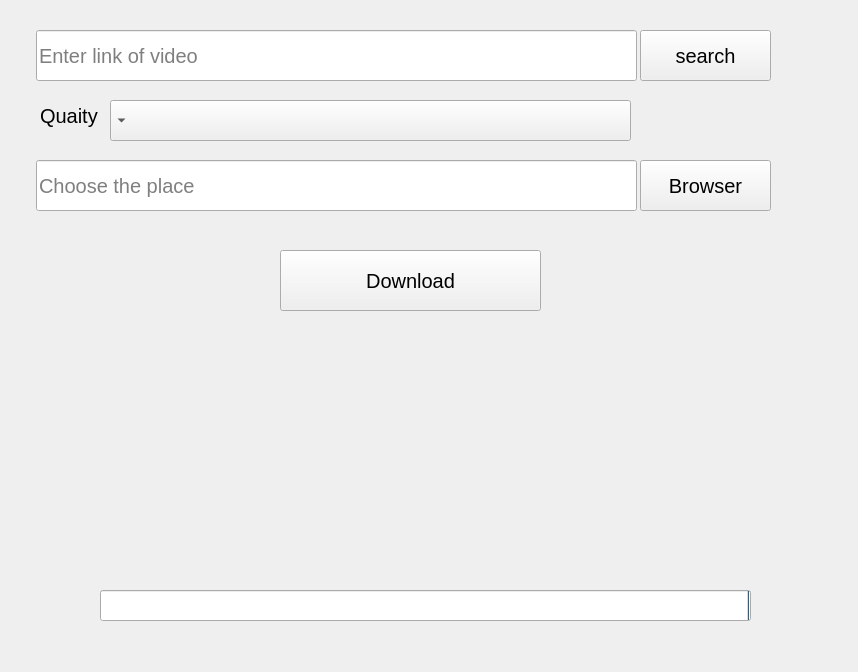
 <widget class="QMainWindow" name="MainWindow">
  <property name="enabled">
   <bool>true</bool>
  </property>
  <property name="geometry">
   <rect>
    <x>0</x>
    <y>0</y>
    <width>858</width>
    <height>672</height>
   </rect>
  </property>
  <property name="font">
   <font>
    <pointsize>15</pointsize>
   </font>
  </property>
  <property name="windowTitle">
   <string>Downloader</string>
  </property>
  <property name="layoutDirection">
   <enum>Qt::RightToLeft</enum>
  </property>
  <property name="styleSheet">
   <string notr="true">QProgressBar:horizontal {
    border: 1px solid #3A3939;
    text-align: center;
    padding: 1px;
    background: #201F1F;
}
QProgressBar::chunk:horizontal {
    background-color: qlineargradient(spread:reflect, x1:1, y1:0.545, x2:1, y2:0, stop:0 rgba(28, 66, 111, 255), stop:1 rgba(37, 87, 146, 255));
}

QToolTip
{
    border: 1px solid #3A3939;
    background-color: rgb(90, 102, 117);;
    color: white;
    padding: 1px;
    opacity: 200;
}

QWidget
{
    color: silver;
    background-color: #302F2F;
    selection-background-color:#3d8ec9;
    selection-color: black;
    background-clip: border;
    border-image: none;
    outline: 0;
}

QWidget:item:hover
{
    background-color: #78879b;
    color: black;
}

QWidget:item:selected
{
    background-color: #3d8ec9;
}

QCheckBox
{
    spacing: 5px;
    outline: none;
    color: #bbb;
    margin-bottom: 2px;
}

QCheckBox:disabled
{
    color: #777777;
}
QCheckBox::indicator,
QGroupBox::indicator
{
    width: 18px;
    height: 18px;
}
QGroupBox::indicator
{
    margin-left: 2px;
}

QCheckBox::indicator:unchecked,
QCheckBox::indicator:unchecked:hover,
QGroupBox::indicator:unchecked,
QGroupBox::indicator:unchecked:hover
{
    image: url(:/dark_blue/img/checkbox_unchecked.png);
}

QCheckBox::indicator:unchecked:focus,
QCheckBox::indicator:unchecked:pressed,
QGroupBox::indicator:unchecked:focus,
QGroupBox::indicator:unchecked:pressed
{
  border: none;
    image: url(:/dark_blue/img/checkbox_unchecked_focus.png);
}

QCheckBox::indicator:checked,
QCheckBox::indicator:checked:hover,
QGroupBox::indicator:checked,
QGroupBox::indicator:checked:hover
{
    image: url(:/dark_blue/img/checkbox_checked.png);
}

QCheckBox::indicator:checked:focus,
QCheckBox::indicator:checked:pressed,
QGroupBox::indicator:checked:focus,
QGroupBox::indicator:checked:pressed
{
  border: none;
    image: url(:/dark_blue/img/checkbox_checked_focus.png);
}

QCheckBox::indicator:indeterminate,
QCheckBox::indicator:indeterminate:hover,
QCheckBox::indicator:indeterminate:pressed
QGroupBox::indicator:indeterminate,
QGroupBox::indicator:indeterminate:hover,
QGroupBox::indicator:indeterminate:pressed
{
    image: url(:/dark_blue/img/checkbox_indeterminate.png);
}

QCheckBox::indicator:indeterminate:focus,
QGroupBox::indicator:indeterminate:focus
{
    image: url(:/dark_blue/img/checkbox_indeterminate_focus.png);
}

QCheckBox::indicator:checked:disabled,
QGroupBox::indicator:checked:disabled
{
    image: url(:/dark_blue/img/checkbox_checked_disabled.png);
}

QCheckBox::indicator:unchecked:disabled,
QGroupBox::indicator:unchecked:disabled
{
    image: url(:/dark_blue/img/checkbox_unchecked_disabled.png);
}

QRadioButton
{
    spacing: 5px;
    outline: none;
    color: #bbb;
    margin-bottom: 2px;
}

QRadioButton:disabled
{
    color: #777777;
}
QRadioButton::indicator
{
    width: 21px;
    height: 21px;
}

QRadioButton::indicator:unchecked,
QRadioButton::indicator:unchecked:hover
{
    image: url(:/dark_blue/img/radio_unchecked.png);
}

QRadioButton::indicator:unchecked:focus,
QRadioButton::indicator:unchecked:pressed
{
  border: none;
  outline: none;
    image: url(:/dark_blue/img/radio_unchecked_focus.png);
}

QRadioButton::indicator:checked,
QRadioButton::indicator:checked:hover
{
  border: none;
  outline: none;
    image: url(:/dark_blue/img/radio_checked.png);
}

QRadioButton::indicator:checked:focus,
QRadioButton::indicato::menu-arrowr:checked:pressed
{
  border: none;
  outline: none;
    image: url(:/dark_blue/img/radio_checked_focus.png);
}

QRadioButton::indicator:indeterminate,
QRadioButton::indicator:indeterminate:hover,
QRadioButton::indicator:indeterminate:pressed
{
        image: url(:/dark_blue/img/radio_indeterminate.png);
}

QRadioButton::indicator:checked:disabled
{
  outline: none;
  image: url(:/dark_blue/img/radio_checked_disabled.png);
}

QRadioButton::indicator:unchecked:disabled
{
    image: url(:/dark_blue/img/radio_unchecked_disabled.png);
}


QMenuBar
{
    background-color: #302F2F;
    color: silver;
}

QMenuBar::item
{
    background: transparent;
}

QMenuBar::item:selected
{
    background: transparent;
    border: 1px solid #3A3939;
}

QMenuBar::item:pressed
{
    border: 1px solid #3A3939;
    background-color: #3d8ec9;
    color: black;
    margin-bottom:-1px;
    padding-bottom:1px;
}

QMenu
{
    border: 1px solid #3A3939;
    color: silver;
    margin: 1px;
}

QMenu::icon
{
    margin: 1px;
}

QMenu::item
{
    padding: 2px 2px 2px 25px;
    margin-left: 5px;
    border: 1px solid transparent; /* reserve space for selection border */
}

QMenu::item:selected
{
    color: black;
}

QMenu::separator {
    height: 2px;
    background: lightblue;
    margin-left: 10px;
    margin-right: 5px;
}

QMenu::indicator {
    width: 16px;
    height: 16px;
}

/* non-exclusive indicator = check box style indicator
   (see QActionGroup::setExclusive) */
QMenu::indicator:non-exclusive:unchecked {
    image: url(:/dark_blue/img/checkbox_unchecked.png);
}

QMenu::indicator:non-exclusive:unchecked:selected {
    image: url(:/dark_blue/img/checkbox_unchecked_disabled.png);
}

QMenu::indicator:non-exclusive:checked {
    image: url(:/dark_blue/img/checkbox_checked.png);
}

QMenu::indicator:non-exclusive:checked:selected {
    image: url(:/dark_blue/img/checkbox_checked_disabled.png);
}

/* exclusive indicator = radio button style indicator (see QActionGroup::setExclusive) */
QMenu::indicator:exclusive:unchecked {
    image: url(:/dark_blue/img/radio_unchecked.png);
}

QMenu::indicator:exclusive:unchecked:selected {
    image: url(:/dark_blue/img/radio_unchecked_disabled.png);
}

QMenu::indicator:exclusive:checked {
    image: url(:/dark_blue/img/radio_checked.png);
}

QMenu::indicator:exclusive:checked:selected {
    image: url(:/dark_blue/img/radio_checked_disabled.png);
}

QMenu::right-arrow {
    margin: 5px;
    image: url(:/dark_blue/img/right_arrow.png)
}


QWidget:disabled
{
    color: #808080;
    background-color: #302F2F;
}

QAbstractItemView
{
    alternate-background-color: #3A3939;
    color: silver;
    border: 1px solid 3A3939;
    border-radius: 2px;
    padding: 1px;
}

QWidget:focus, QMenuBar:focus
{
    border: 1px solid #78879b;
}

QTabWidget:focus, QCheckBox:focus, QRadioButton:focus, QSlider:focus
{
    border: none;
}

QLineEdit
{
    background-color: #201F1F;
    padding: 2px;
    border-style: solid;
    border: 1px solid #3A3939;
    border-radius: 2px;
    color: silver;
}

QGroupBox {
    border:1px solid #3A3939;
    border-radius: 2px;
    margin-top: 20px;
    background-color: #302F2F;
    color: silver;
}

QGroupBox::title {
    subcontrol-origin: margin;
    subcontrol-position: top center;
    padding-left: 10px;
    padding-right: 10px;
    padding-top: 10px;
}

QAbstractScrollArea
{
    border-radius: 2px;
    border: 1px solid #3A3939;
    background-color: transparent;
}

QScrollBar:horizontal
{
    height: 15px;
    margin: 3px 15px 3px 15px;
    border: 1px transparent #2A2929;
    border-radius: 4px;
    background-color: #2A2929;
}

QScrollBar::handle:horizontal
{
    background-color: #605F5F;
    min-width: 5px;
    border-radius: 4px;
}

QScrollBar::add-line:horizontal
{
    margin: 0px 3px 0px 3px;
    border-image: url(:/dark_blue/img/right_arrow_disabled.png);
    width: 10px;
    height: 10px;
    subcontrol-position: right;
    subcontrol-origin: margin;
}

QScrollBar::sub-line:horizontal
{
    margin: 0px 3px 0px 3px;
    border-image: url(:/dark_blue/img/left_arrow_disabled.png);
    height: 10px;
    width: 10px;
    subcontrol-position: left;
    subcontrol-origin: margin;
}

QScrollBar::add-line:horizontal:hover,QScrollBar::add-line:horizontal:on
{
    border-image: url(:/dark_blue/img/right_arrow.png);
    height: 10px;
    width: 10px;
    subcontrol-position: right;
    subcontrol-origin: margin;
}


QScrollBar::sub-line:horizontal:hover, QScrollBar::sub-line:horizontal:on
{
    border-image: url(:/dark_blue/img/left_arrow.png);
    height: 10px;
    width: 10px;
    subcontrol-position: left;
    subcontrol-origin: margin;
}

QScrollBar::up-arrow:horizontal, QScrollBar::down-arrow:horizontal
{
    background: none;
}


QScrollBar::add-page:horizontal, QScrollBar::sub-page:horizontal
{
    background: none;
}

QScrollBar:vertical
{
    background-color: #2A2929;
    width: 15px;
    margin: 15px 3px 15px 3px;
    border: 1px transparent #2A2929;
    border-radius: 4px;
}

QScrollBar::handle:vertical
{
    background-color: #605F5F;
    min-height: 5px;
    border-radius: 4px;
}

QScrollBar::sub-line:vertical
{
    margin: 3px 0px 3px 0px;
    border-image: url(:/dark_blue/img/up_arrow_disabled.png);
    height: 10px;
    width: 10px;
    subcontrol-position: top;
    subcontrol-origin: margin;
}

QScrollBar::add-line:vertical
{
    margin: 3px 0px 3px 0px;
    border-image: url(:/dark_blue/img/down_arrow_disabled.png);
    height: 10px;
    width: 10px;
    subcontrol-position: bottom;
    subcontrol-origin: margin;
}

QScrollBar::sub-line:vertical:hover,QScrollBar::sub-line:vertical:on
{

    border-image: url(:/dark_blue/img/up_arrow.png);
    height: 10px;
    width: 10px;
    subcontrol-position: top;
    subcontrol-origin: margin;
}


QScrollBar::add-line:vertical:hover, QScrollBar::add-line:vertical:on
{
    border-image: url(:/dark_blue/img/down_arrow.png);
    height: 10px;
    width: 10px;
    subcontrol-position: bottom;
    subcontrol-origin: margin;
}

QScrollBar::up-arrow:vertical, QScrollBar::down-arrow:vertical
{
    background: none;
}


QScrollBar::add-page:vertical, QScrollBar::sub-page:vertical
{
    background: none;
}

QTextEdit
{
    background-color: #201F1F;
    color: silver;
    border: 1px solid #3A3939;
}

QPlainTextEdit
{
    background-color: #201F1F;;
    color: silver;
    border-radius: 2px;
    border: 1px solid #3A3939;
}

QHeaderView::section
{
    background-color: #3A3939;
    color: silver;
    padding-left: 4px;
    border: 1px solid #6c6c6c;
}

QSizeGrip {
    image: url(:/dark_blue/img/sizegrip.png);
    width: 12px;
    height: 12px;
}

QMainWindow
{
    background-color: #302F2F;

}

QMainWindow::separator
{
    background-color: #302F2F;
    color: white;
    padding-left: 4px;
    spacing: 2px;
    border: 1px dashed #3A3939;
}

QMainWindow::separator:hover
{

    background-color: #787876;
    color: white;
    padding-left: 4px;
    border: 1px solid #3A3939;
    spacing: 2px;
}


QMenu::separator
{
    height: 1px;
    background-color: #3A3939;
    color: white;
    padding-left: 4px;
    margin-left: 10px;
    margin-right: 5px;
}


QFrame
{
    border-radius: 2px;
    border: 1px solid #444;
}

QFrame[frameShape=&quot;0&quot;]
{
    border-radius: 2px;
    border: 1px transparent #444;
}

QStackedWidget
{
    background-color: #302F2F;
    border: 1px transparent black;
}

QToolBar {
    border: 1px transparent #393838;
    background: 1px solid #302F2F;
    font-weight: bold;
}

QToolBar::handle:horizontal {
    image: url(:/dark_blue/img/Hmovetoolbar.png);
}
QToolBar::handle:vertical {
    image: url(:/dark_blue/img/Vmovetoolbar.png);
}
QToolBar::separator:horizontal {
    image: url(:/dark_blue/img/Hsepartoolbar.png);
}
QToolBar::separator:vertical {
    image: url(:/dark_blue/img/Vsepartoolbars.png);
}

QPushButton
{
    color: silver;
    background-color: #302F2F;
    border-width: 2px;
    border-color: #4A4949;
    border-style: solid;
    padding-top: 2px;
    padding-bottom: 2px;
    padding-left: 10px;
    padding-right: 10px;
    border-radius: 4px;
    /* outline: none; */
    /* min-width: 40px; */
}

QPushButton:disabled
{
    background-color: #302F2F;
    border-width: 2px;
    border-color: #3A3939;
    border-style: solid;
    padding-top: 2px;
    padding-bottom: 2px;
    padding-left: 10px;
    padding-right: 10px;
    /*border-radius: 2px;*/
    color: #808080;
}

QPushButton:focus {
    background-color: #3d8ec9;
    color: white;
}

QComboBox
{
    selection-background-color: #3d8ec9;
    background-color: #201F1F;
    border-style: solid;
    border: 1px solid #3A3939;
    border-radius: 2px;
    padding: 2px;
    min-width: 75px;
}

QPushButton:checked{
    background-color: #4A4949;
    border-color: #6A6969;
}

QPushButton:hover {
    border: 2px solid #78879b;
    color: silver;
}

QComboBox:hover, QAbstractSpinBox:hover,QLineEdit:hover,QTextEdit:hover,QPlainTextEdit:hover,QAbstractView:hover,QTreeView:hover
{
    border: 1px solid #78879b;
    color: silver;
}

QComboBox:on
{
    background-color: #626873;
    padding-top: 3px;
    padding-left: 4px;
    selection-background-color: #4a4a4a;
}

QComboBox QAbstractItemView
{
    background-color: #201F1F;
    border-radius: 2px;
    border: 1px solid #444;
    selection-background-color: #3d8ec9;
    color: silver;
}

QComboBox::drop-down
{
    subcontrol-origin: padding;
    subcontrol-position: top right;
    width: 15px;

    border-left-width: 0px;
    border-left-color: darkgray;
    border-left-style: solid;
    border-top-right-radius: 3px;
    border-bottom-right-radius: 3px;
}

QComboBox::down-arrow
{
    image: url(:/dark_blue/img/down_arrow_disabled.png);
}

QComboBox::down-arrow:on, QComboBox::down-arrow:hover,
QComboBox::down-arrow:focus
{
    image: url(:/dark_blue/img/down_arrow.png);
}

QPushButton:pressed
{
    background-color: #484846;
}

QAbstractSpinBox {
    padding-top: 2px;
    padding-bottom: 2px;
    border: 1px solid #3A3939;
    background-color: #201F1F;
    color: silver;
    border-radius: 2px;
    min-width: 75px;
}

QAbstractSpinBox:up-button
{
    background-color: transparent;
    subcontrol-origin: border;
    subcontrol-position: top right;
}

QAbstractSpinBox:down-button
{
    background-color: transparent;
    subcontrol-origin: border;
    subcontrol-position: bottom right;
}

QAbstractSpinBox::up-arrow,QAbstractSpinBox::up-arrow:disabled,QAbstractSpinBox::up-arrow:off {
    image: url(:/dark_blue/img/up_arrow_disabled.png);
    width: 10px;
    height: 10px;
}
QAbstractSpinBox::up-arrow:hover
{
    image: url(:/dark_blue/img/up_arrow.png);
}


QAbstractSpinBox::down-arrow,QAbstractSpinBox::down-arrow:disabled,QAbstractSpinBox::down-arrow:off
{
    image: url(:/dark_blue/img/down_arrow_disabled.png);
    width: 10px;
    height: 10px;
}
QAbstractSpinBox::down-arrow:hover
{
    image: url(:/dark_blue/img/down_arrow.png);
}


QLabel
{
    border: 0px solid black;
}

QTabWidget{
    border: 1px transparent black;
}

QTabWidget::pane {
    border: 1px solid #444;
    border-radius: 3px;
    padding: 3px;
}

QTabBar
{
    qproperty-drawBase: 0;
    left: 5px; /* move to the right by 5px */
}

QTabBar:focus
{
    border: 0px transparent black;
}

QTabBar::close-button  {
    image: url(:/dark_blue/img/close.png);
    background: transparent;
}

QTabBar::close-button:hover
{
    image: url(:/dark_blue/img/close-hover.png);
    background: transparent;
}

QTabBar::close-button:pressed {
    image: url(:/dark_blue/img/close-pressed.png);
    background: transparent;
}

/* TOP TABS */
QTabBar::tab:top {
    color: #b1b1b1;
    border: 1px solid #4A4949;
    border-bottom: 1px transparent black;
    background-color: #302F2F;
    padding: 5px;
    border-top-left-radius: 2px;
    border-top-right-radius: 2px;
}

QTabBar::tab:top:!selected
{
    color: #b1b1b1;
    background-color: #201F1F;
    border: 1px transparent #4A4949;
    border-bottom: 1px transparent #4A4949;
    border-top-left-radius: 0px;
    border-top-right-radius: 0px;
}

QTabBar::tab:top:!selected:hover {
    background-color: #48576b;
}

/* BOTTOM TABS */
QTabBar::tab:bottom {
    color: #b1b1b1;
    border: 1px solid #4A4949;
    border-top: 1px transparent black;
    background-color: #302F2F;
    padding: 5px;
    border-bottom-left-radius: 2px;
    border-bottom-right-radius: 2px;
}

QTabBar::tab:bottom:!selected
{
    color: #b1b1b1;
    background-color: #201F1F;
    border: 1px transparent #4A4949;
    border-top: 1px transparent #4A4949;
    border-bottom-left-radius: 0px;
    border-bottom-right-radius: 0px;
}

QTabBar::tab:bottom:!selected:hover {
    background-color: #78879b;
}

/* LEFT TABS */
QTabBar::tab:left {
    color: #b1b1b1;
    border: 1px solid #4A4949;
    border-left: 1px transparent black;
    background-color: #302F2F;
    padding: 5px;
    border-top-right-radius: 2px;
    border-bottom-right-radius: 2px;
}

QTabBar::tab:left:!selected
{
    color: #b1b1b1;
    background-color: #201F1F;
    border: 1px transparent #4A4949;
    border-right: 1px transparent #4A4949;
    border-top-right-radius: 0px;
    border-bottom-right-radius: 0px;
}

QTabBar::tab:left:!selected:hover {
    background-color: #48576b;
}


/* RIGHT TABS */
QTabBar::tab:right {
    color: #b1b1b1;
    border: 1px solid #4A4949;
    border-right: 1px transparent black;
    background-color: #302F2F;
    padding: 5px;
    border-top-left-radius: 2px;
    border-bottom-left-radius: 2px;
}

QTabBar::tab:right:!selected
{
    color: #b1b1b1;
    background-color: #201F1F;
    border: 1px transparent #4A4949;
    border-right: 1px transparent #4A4949;
    border-top-left-radius: 0px;
    border-bottom-left-radius: 0px;
}

QTabBar::tab:right:!selected:hover {
    background-color: #48576b;
}

QTabBar QToolButton::right-arrow:enabled {
     image: url(:/dark_blue/img/right_arrow.png);
 }

 QTabBar QToolButton::left-arrow:enabled {
     image: url(:/dark_blue/img/left_arrow.png);
 }

QTabBar QToolButton::right-arrow:disabled {
     image: url(:/dark_blue/img/right_arrow_disabled.png);
 }

 QTabBar QToolButton::left-arrow:disabled {
     image: url(:/dark_blue/img/left_arrow_disabled.png);
 }


QDockWidget {
    border: 1px solid #403F3F;
    titlebar-close-icon: url(:/dark_blue/img/close.png);
    titlebar-normal-icon: url(:/dark_blue/img/undock.png);
}

QDockWidget::close-button, QDockWidget::float-button {
    border: 1px solid transparent;
    border-radius: 2px;
    background: transparent;
}

QDockWidget::close-button:hover, QDockWidget::float-button:hover {
    background: rgba(255, 255, 255, 10);
}

QDockWidget::close-button:pressed, QDockWidget::float-button:pressed {
    padding: 1px -1px -1px 1px;
    background: rgba(255, 255, 255, 10);
}

QTreeView, QListView, QTextBrowser, AtLineEdit, AtLineEdit::hover {
    border: 1px solid #444;
    background-color: silver;
    border-radius: 3px;
    margin-left: 3px;
    color: black;
}

QTreeView:branch:selected, QTreeView:branch:hover {
    background: url(:/dark_blue/img/transparent.png);
}

QTreeView::branch:has-siblings:!adjoins-item {
    border-image: url(:/dark_blue/img/transparent.png);
}

QTreeView::branch:has-siblings:adjoins-item {
    border-image: url(:/dark_blue/img/transparent.png);
}

QTreeView::branch:!has-children:!has-siblings:adjoins-item {
    border-image: url(:/dark_blue/img/transparent.png);
}

QTreeView::branch:has-children:!has-siblings:closed,
QTreeView::branch:closed:has-children:has-siblings {
    image: url(:/dark_blue/img/branch_closed.png);
}

QTreeView::branch:open:has-children:!has-siblings,
QTreeView::branch:open:has-children:has-siblings  {
    image: url(:/dark_blue/img/branch_open.png);
}

QTreeView::branch:has-children:!has-siblings:closed:hover,
QTreeView::branch:closed:has-children:has-siblings:hover {
    image: url(:/dark_blue/img/branch_closed-on.png);
    }

QTreeView::branch:open:has-children:!has-siblings:hover,
QTreeView::branch:open:has-children:has-siblings:hover  {
    image: url(:/dark_blue/img/branch_open-on.png);
    }

QListView::item:!selected:hover, QListView::item:!selected:hover, QTreeView::item:!selected:hover  {
    background: rgba(0, 0, 0, 0);
    outline: 0;
    color: #FFFFFF
}

QListView::item:selected:hover, QListView::item:selected:hover, QTreeView::item:selected:hover  {
    background: #3d8ec9;
    color: #FFFFFF;
}

QSlider::groove:horizontal {
    border: 1px solid #3A3939;
    height: 8px;
    background: #201F1F;
    margin: 2px 0;
    border-radius: 2px;
}

QSlider::handle:horizontal {
    background: QLinearGradient( x1: 0, y1: 0, x2: 0, y2: 1,
      stop: 0.0 silver, stop: 0.2 #a8a8a8, stop: 1 #727272);
    border: 1px solid #3A3939;
    width: 14px;
    height: 14px;
    margin: -4px 0;
    border-radius: 2px;
}

QSlider::groove:vertical {
    border: 1px solid #3A3939;
    width: 8px;
    background: #201F1F;
    margin: 0 0px;
    border-radius: 2px;
}

QSlider::handle:vertical {
    background: QLinearGradient( x1: 0, y1: 0, x2: 0, y2: 1, stop: 0.0 silver,
    stop: 0.2 #a8a8a8, stop: 1 #727272);
    border: 1px solid #3A3939;
    width: 14px;
    height: 14px;
    margin: 0 -4px;
    border-radius: 2px;
}

QToolButton {
    /*  background-color: transparent; */
    border: 2px transparent #4A4949;
    border-radius: 4px;
    background-color: dimgray;
    margin: 2px;
    padding: 2px;
}

QToolButton[popupMode=&quot;1&quot;] { /* only for MenuButtonPopup */
 padding-right: 20px; /* make way for the popup button */
 border: 2px transparent #4A4949;
 border-radius: 4px;
}

QToolButton[popupMode=&quot;2&quot;] { /* only for InstantPopup */
 padding-right: 10px; /* make way for the popup button */
 border: 2px transparent #4A4949;
}


QToolButton:hover, QToolButton::menu-button:hover {
    border: 2px solid #78879b;
}

QToolButton:checked, QToolButton:pressed,
    QToolButton::menu-button:pressed {
    background-color: #4A4949;
    border: 2px solid #78879b;
}

/* the subcontrol below is used only in the InstantPopup or DelayedPopup mode */
QToolButton::menu-indicator {
    image: url(:/dark_blue/img/down_arrow.png);
    top: -7px; left: -2px; /* shift it a bit */
}

/* the subcontrols below are used only in the MenuButtonPopup mode */
QToolButton::menu-button {
    border: 1px transparent #4A4949;
    border-top-right-radius: 6px;
    border-bottom-right-radius: 6px;
    /* 16px width + 4px for border = 20px allocated above */
    width: 16px;
    outline: none;
}

QToolButton::menu-arrow {
    image: url(:/dark_blue/img/down_arrow.png);
}

QToolButton::menu-arrow:open {
    top: 1px; left: 1px; /* shift it a bit */
    border: 1px solid #3A3939;
}

QPushButton::menu-indicator  {
    subcontrol-origin: padding;
    subcontrol-position: bottom right;
    left: 4px;
}

QTableView
{
    border: 1px solid #444;
    gridline-color: #6c6c6c;
    background-color: #201F1F;
}


QTableView, QHeaderView
{
    border-radius: 0px;
}

QTableView::item:pressed, QListView::item:pressed, QTreeView::item:pressed  {
    background: #78879b;
    color: #FFFFFF;
}

QTableView::item:selected:active, QTreeView::item:selected:active, QListView::item:selected:active  {
    background: #3d8ec9;
    color: #FFFFFF;
}


QHeaderView
{
    border: 1px transparent;
    border-radius: 2px;
    margin: 0px;
    padding: 0px;
}

QHeaderView::section  {
    background-color: #3A3939;
    color: silver;
    padding: 4px;
    border: 1px solid #6c6c6c;
    border-radius: 0px;
    text-align: center;
}

QHeaderView::section::vertical::first, QHeaderView::section::vertical::only-one
{
    border-top: 1px solid #6c6c6c;
}

QHeaderView::section::vertical
{
    border-top: transparent;
}

QHeaderView::section::horizontal::first, QHeaderView::section::horizontal::only-one
{
    border-left: 1px solid #6c6c6c;
}

QHeaderView::section::horizontal
{
    border-left: transparent;
}


QHeaderView::section:checked
 {
    color: white;
    background-color: #5A5959;
 }

 /* style the sort indicator */
QHeaderView::down-arrow {
    image: url(:/dark_blue/img/down_arrow.png);
}

QHeaderView::up-arrow {
    image: url(:/dark_blue/img/up_arrow.png);
}


QTableCornerButton::section {
    background-color: #3A3939;
    border: 1px solid #3A3939;
    border-radius: 2px;
}

QToolBox  {
    padding: 3px;
    border: 1px transparent black;
}

QToolBox::tab {
    color: #b1b1b1;
    background-color: #302F2F;
    border: 1px solid #4A4949;
    border-bottom: 1px transparent #302F2F;
    border-top-left-radius: 5px;
    border-top-right-radius: 5px;
}

 QToolBox::tab:selected { /* italicize selected tabs */
    font: italic;
    background-color: #302F2F;
    border-color: #3d8ec9;
 }

QStatusBar::item {
    border: 1px solid #3A3939;
    border-radius: 2px;
 }


QFrame[height=&quot;3&quot;], QFrame[width=&quot;3&quot;] {
    background-color: #AAA;
}


QSplitter::handle {
    border: 1px dashed #3A3939;
}

QSplitter::handle:hover {
    background-color: #787876;
    border: 1px solid #3A3939;
}

QSplitter::handle:horizontal {
    width: 1px;
}

QSplitter::handle:vertical {
    height: 1px;
}

QListWidget {
    background-color: silver;
    border-radius: 5px;
    margin-left: 5px;
}

QListWidget::item {
    color: black;
}

QMessageBox {
    messagebox-critical-icon	: url(:/dark_blue/img/critical.png);
    messagebox-information-icon	: url(:/dark_blue/img/information.png);
    messagebox-question-icon	: url(:/dark_blue/img/question.png);
    messagebox-warning-icon:    : url(:/dark_blue/img/warning.png);
}

ColorButton::enabled {
    border-radius: 0px;
    border: 1px solid #444444;
}

ColorButton::disabled {
    border-radius: 0px;
    border: 1px solid #AAAAAA;
}</string>
  </property>
  <widget class="QWidget" name="centralwidget">
   <widget class="QPushButton" name="pushButton_3">
    <property name="geometry">
     <rect>
      <x>640</x>
      <y>30</y>
      <width>131</width>
      <height>51</height>
     </rect>
    </property>
    <property name="font">
     <font>
      <pointsize>15</pointsize>
     </font>
    </property>
    <property name="text">
     <string>search</string>
    </property>
   </widget>
   <widget class="QLabel" name="label_4">
    <property name="geometry">
     <rect>
      <x>40</x>
      <y>80</y>
      <width>591</width>
      <height>21</height>
     </rect>
    </property>
    <property name="font">
     <font>
      <pointsize>10</pointsize>
     </font>
    </property>
    <property name="text">
     <string/>
    </property>
   </widget>
   <widget class="QPushButton" name="pushButton_2">
    <property name="geometry">
     <rect>
      <x>280</x>
      <y>250</y>
      <width>261</width>
      <height>61</height>
     </rect>
    </property>
    <property name="font">
     <font>
      <pointsize>15</pointsize>
     </font>
    </property>
    <property name="whatsThis">
     <string/>
    </property>
    <property name="accessibleDescription">
     <string/>
    </property>
    <property name="text">
     <string>Download</string>
    </property>
   </widget>
   <widget class="QLineEdit" name="lineEdit_2">
    <property name="geometry">
     <rect>
      <x>36</x>
      <y>160</y>
      <width>601</width>
      <height>51</height>
     </rect>
    </property>
    <property name="font">
     <font>
      <pointsize>15</pointsize>
     </font>
    </property>
    <property name="autoFillBackground">
     <bool>false</bool>
    </property>
    <property name="styleSheet">
     <string notr="true"/>
    </property>
    <property name="inputMethodHints">
     <set>Qt::ImhNone</set>
    </property>
    <property name="text">
     <string/>
    </property>
    <property name="readOnly">
     <bool>true</bool>
    </property>
    <property name="placeholderText">
     <string>Choose the place</string>
    </property>
   </widget>
   <widget class="QLineEdit" name="lineEdit">
    <property name="geometry">
     <rect>
      <x>36</x>
      <y>30</y>
      <width>601</width>
      <height>51</height>
     </rect>
    </property>
    <property name="font">
     <font>
      <pointsize>15</pointsize>
     </font>
    </property>
    <property name="toolTip">
     <string/>
    </property>
    <property name="text">
     <string/>
    </property>
    <property name="placeholderText">
     <string>Enter link of video</string>
    </property>
   </widget>
   <widget class="QLabel" name="label_6">
    <property name="geometry">
     <rect>
      <x>110</x>
      <y>320</y>
      <width>591</width>
      <height>21</height>
     </rect>
    </property>
    <property name="font">
     <font>
      <pointsize>10</pointsize>
     </font>
    </property>
    <property name="text">
     <string/>
    </property>
   </widget>
   <widget class="QLabel" name="label_5">
    <property name="geometry">
     <rect>
      <x>40</x>
      <y>220</y>
      <width>591</width>
      <height>21</height>
     </rect>
    </property>
    <property name="font">
     <font>
      <pointsize>10</pointsize>
     </font>
    </property>
    <property name="text">
     <string/>
    </property>
   </widget>
   <widget class="QPushButton" name="pushButton">
    <property name="geometry">
     <rect>
      <x>640</x>
      <y>160</y>
      <width>131</width>
      <height>51</height>
     </rect>
    </property>
    <property name="font">
     <font>
      <pointsize>15</pointsize>
     </font>
    </property>
    <property name="text">
     <string>Browser</string>
    </property>
   </widget>
   <widget class="QProgressBar" name="progressBar">
    <property name="geometry">
     <rect>
      <x>100</x>
      <y>590</y>
      <width>651</width>
      <height>31</height>
     </rect>
    </property>
    <property name="font">
     <font>
      <pointsize>15</pointsize>
     </font>
    </property>
    <property name="value">
     <number>0</number>
    </property>
   </widget>
   <widget class="QLabel" name="label_3">
    <property name="enabled">
     <bool>true</bool>
    </property>
    <property name="geometry">
     <rect>
      <x>30</x>
      <y>360</y>
      <width>761</width>
      <height>221</height>
     </rect>
    </property>
    <property name="font">
     <font>
      <pointsize>14</pointsize>
     </font>
    </property>
    <property name="cursor">
     <cursorShape>WaitCursor</cursorShape>
    </property>
    <property name="text">
     <string/>
    </property>
   </widget>
   <widget class="QPushButton" name="pushButton_4">
    <property name="enabled">
     <bool>false</bool>
    </property>
    <property name="geometry">
     <rect>
      <x>0</x>
      <y>349</y>
      <width>861</width>
      <height>6</height>
     </rect>
    </property>
    <property name="font">
     <font>
      <underline>true</underline>
     </font>
    </property>
    <property name="styleSheet">
     <string notr="true">
background-color: rgb(0, 0, 0);
</string>
    </property>
    <property name="text">
     <string/>
    </property>
    <property name="flat">
     <bool>true</bool>
    </property>
   </widget>
   <widget class="QComboBox" name="comboBox">
    <property name="geometry">
     <rect>
      <x>110</x>
      <y>100</y>
      <width>521</width>
      <height>41</height>
     </rect>
    </property>
    <property name="font">
     <font>
      <pointsize>15</pointsize>
     </font>
    </property>
   </widget>
   <widget class="QLabel" name="label_9">
    <property name="geometry">
     <rect>
      <x>40</x>
      <y>100</y>
      <width>61</width>
      <height>31</height>
     </rect>
    </property>
    <property name="font">
     <font>
      <pointsize>15</pointsize>
     </font>
    </property>
    <property name="text">
     <string>Quaity</string>
    </property>
   </widget>
  </widget>
  <widget class="QMenuBar" name="menuBar">
   <property name="geometry">
    <rect>
     <x>0</x>
     <y>0</y>
     <width>858</width>
     <height>21</height>
    </rect>
   </property>
  </widget>
 </widget>
